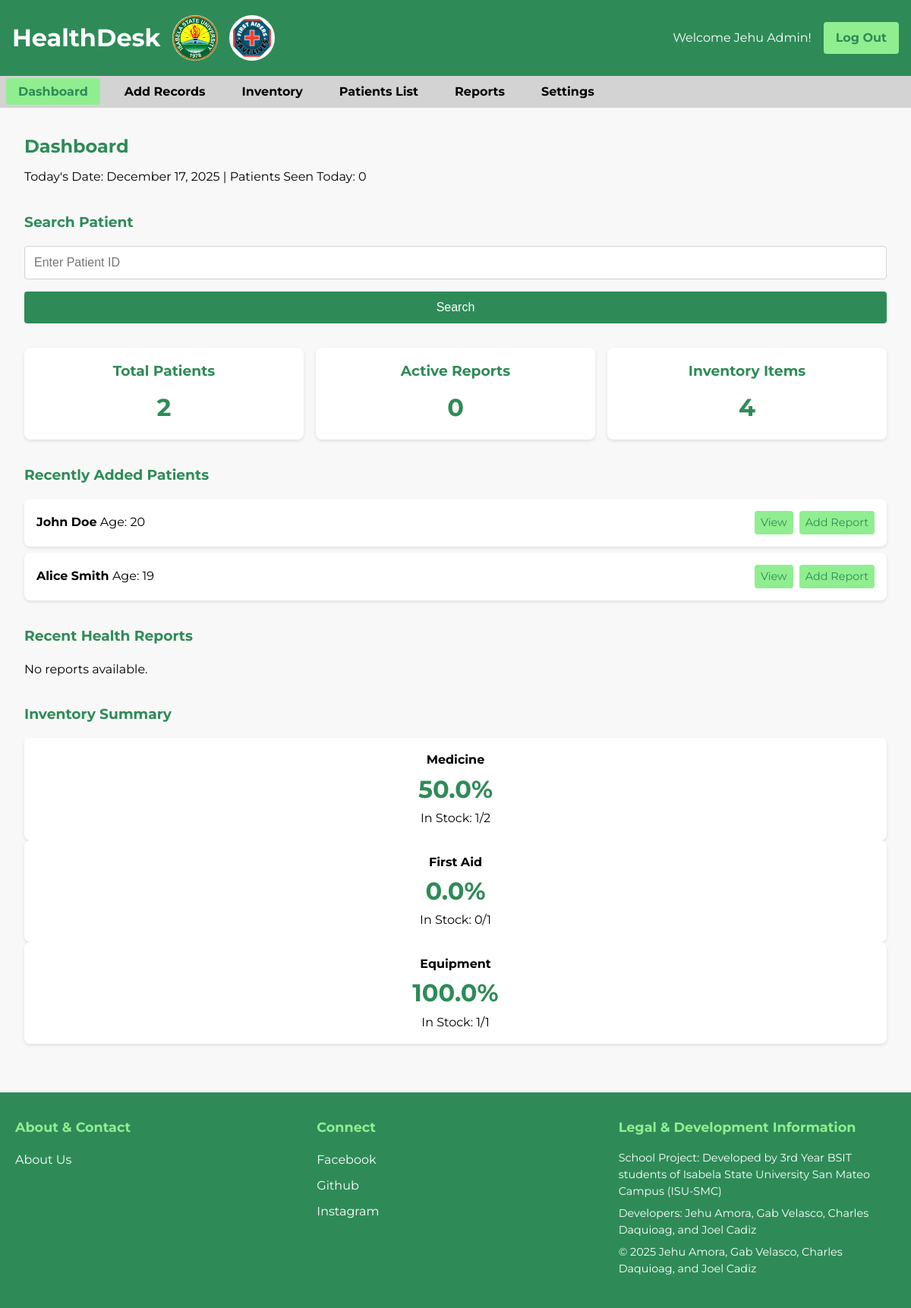
/dashboard.php (signed in), run on the app's committed database.
### tables this page shows
CREATE TABLE patients (
    patient_id INT AUTO_INCREMENT PRIMARY KEY,
    last_name VARCHAR(50) NOT NULL,
    first_name VARCHAR(50) NOT NULL,
    middle_name VARCHAR(50),
    age INT,
    sex ENUM('Male', 'Female', 'Other'),
    date_of_birth DATE,
    place_of_birth VARCHAR(100),
    home_address TEXT,
    citizenship VARCHAR(50),
    civil_status ENUM('Single', 'Married', 'Divorced', 'Widowed'),
    parent_guardian VARCHAR(100),
    contact_no VARCHAR(20),
 
    height DECIMAL(5,2), 
    weight DECIMAL(5,2), 
    bmi DECIMAL(4,2),
    bp VARCHAR(20), 
    temp DECIMAL(4,1), 
    pr INT, 
    rr INT, 
    heent TEXT, 
    chest TEXT,
    heart TEXT,
    lungs TEXT,
    abdomen TEXT,
    genital TEXT,
    skin TEXT,
    
    chronic_illness TEXT,
    allergies TEXT,
    operations TEXT,
    accidents_injuries TEXT,
    medicines_regular TEXT,
    created_at TIMESTAMP DEFAULT CURRENT_TIMESTAMP,
    updated_at TIMESTAMP DEFAULT CURRENT_TIMESTAMP ON UPDATE CURRENT_TIMESTAMP
);

### dashboard.php (the view, shortened to what this page needs)
<?php
$conn = getDBConnection();
$current_date = date('Y-m-d');
$stmt = $conn->prepare("SELECT COUNT(*) as today_patients FROM patients WHERE DATE(created_at) = ?");
$stmt->bind_param("s", $current_date);
$stmt->execute();
$today_patients = $stmt->get_result()->fetch_assoc()['today_patients'];
$patients_page = isset($_GET['patients_page']) ? (int)$_GET['patients_page'] : 1;
$patients_per_page = 5;
$patients_offset = ($patients_page - 1) * $patients_per_page;
$recent_patients = $conn->query("SELECT patient_id, first_name, last_name, age FROM patients ORDER BY created_at DESC LIMIT $patients_offset, $patients_per_page");
$reports_page = isset($_GET['reports_page']) ? (int)$_GET['reports_page'] : 1;
$reports_per_page = 5;
$reports_offset = ($reports_page - 1) * $reports_per_page;
$recent_reports = $conn->query("
    SELECT r.report_id, r.date, p.first_name, p.last_name, LEFT(r.report_content, 100) as summary
    FROM reports r
    JOIN patients p ON r.patient_id = p.patient_id
    ORDER BY r.date DESC LIMIT $reports_offset, $reports_per_page
");
$inventory_summary = $conn->query("
    SELECT category, COUNT(*) as total_items,
           SUM(CASE WHEN status = 'In Stock' THEN 1 ELSE 0 END) as in_stock,
           ROUND((SUM(CASE WHEN status = 'In Stock' THEN 1 ELSE 0 END) / COUNT(*)) * 100, 1) as percentage
    FROM inventory
    GROUP BY category
");
$total_patients = $conn->query("SELECT COUNT(*) FROM patients")->fetch_row()[0];
$active_reports = $conn->query("SELECT COUNT(*) FROM reports")->fetch_row()[0];
$total_inventory = $conn->query("SELECT COUNT(*) FROM inventory")->fetch_row()[0];
?>
<!DOCTYPE html>
<html lang="en">
<head>
    <link rel="stylesheet" href="css/style.css">
    <link rel="stylesheet" href="pagination_styles.css">
</head>
<body>
    <header class="header">
        <h1>HealthDesk <img
        src="isu_logo.png"
        alt="ISU Logo"
        style="width: auto; height: 60px; display: flex; margin-left: 15px;"
        >
        <img  src="first_aider.jpeg" alt="fa Logo"
        style="width: auto; height: 60px; display: flex; margin-left: 15px; border-radius: 60px;"
        >
        </h1>
        <div class="user-info">
            <span>Welcome <?php echo htmlspecialchars($_SESSION['name']); ?>!</span>
            <a href="logout.php" class="logout-btn">Log Out</a>
        </div>
    </header>
    <nav class="nav">
        <ul>
            <li><a href="dashboard.php" class="active">Dashboard</a></li>
            <li><a href="add_record.php">Add Records</a></li>
            <li><a href="inventory.php">Inventory</a></li>
            <li><a href="patients_list.php">Patients List</a></li>
            <li><a href="reports.php">Reports</a></li>
            <li><a href="settings.php">Settings</a></li>
        </ul>
    </nav>
    <main class="container dashboard">
        <div class="welcome-section">
            <h2>Dashboard</h2>
            <p>Today's Date: <?php echo date('F j, Y'); ?> | Patients Seen Today: <?php echo $today_patients; ?></p>
        </div>
        <div class="search-section">
            <h3>Search Patient</h3>
            <form class="form-group" method="GET" action="patient_record.php">
                <input type="text" id="search" name="student_id" placeholder="Enter Patient ID" required>
                <button class="submit-btn" type="submit">Search</button>
            </form>
        </div>
        <div class="stats-grid">
            <div class="stat-card">
                <h3>Total Patients</h3>
                <div class="number"><?php echo $total_patients; ?></div>
            </div>
            <div class="stat-card">
                <h3>Active Reports</h3>
                <div class="number"><?php echo $active_reports; ?></div>
            </div>
            <div class="stat-card">
                <h3>Inventory Items</h3>
                <div class="number"><?php echo $total_inventory; ?></div>
            </div>
        </div>
        <div class="recent-patients">
            <h3>Recently Added Patients</h3>
            <?php if ($recent_patients->num_rows > 0): ?>
                <?php while ($patient = $recent_patients->fetch_assoc()): ?>
                    <div class="patient-item">
                        <div>
                            <strong><?php echo htmlspecialchars($patient['first_name'] . ' ' . $patient['last_name']); ?></strong>
                            <span>Age: <?php echo $patient['age']; ?></span>
                        </div>
                        <div class="patient-actions">
                            <a href="patient_record.php?id=<?php echo $patient['patient_id']; ?>">View</a>
                            <a href="add_report.php?patient_id=<?php echo $patient['patient_id']; ?>">Add Report</a>
                        </div>
                    </div>
                <?php endwhile; ?>
            <?php else: ?>
                <p>No patients added yet.</p>
            <?php endif; ?>
        </div>
        <div class="recent-reports">
            <h3>Recent Health Reports</h3>
            <?php if ($recent_reports->num_rows > 0): ?>
                <?php while ($report = $recent_reports->fetch_assoc()): ?>
                    <div class="report-item">
                        <div>
                            <strong><?php echo htmlspecialchars($report['first_name'] . ' ' . $report['last_name']); ?></strong>
                            <p><?php echo htmlspecialchars($report['summary']); ?>...</p>
                            <small><?php echo date('M j, Y', strtotime($report['date'])); ?></small>
                        </div>
                    </div>
                <?php endwhile; ?>
            <?php else: ?>
                <p>No reports available.</p>
            <?php endif; ?>
        </div>
        <div class="inventory-summary">
            <h3>Inventory Summary</h3>
            <?php if ($inventory_summary->num_rows > 0): ?>
                <?php while ($category = $inventory_summary->fetch_assoc()): ?>
                    <div class="stat-card">
                        <h4><?php echo htmlspecialchars($category['category']); ?></h4>
                        <div class="number"><?php echo $category['percentage']; ?>%</div>
                        <p>In Stock: <?php echo $category['in_stock']; ?>/<?php echo $category['total_items']; ?></p>
                    </div>
                <?php endwhile; ?>
            <?php else: ?>
                <p>No inventory data available.</p>
            <?php endif; ?>
        </div>
    </main>
    <?php include 'includes/footer.php'; ?>
</body>
</html>

### css/style.css (style rules this page uses)
:root { --dark-green: #2E8B57; --light-green: #90EE90; --off-white: #F8F8F8; --grey: #D3D3D3; --white: #FFFFFF; --black: #000000; --error-red: #FF0000; --success-green: #28a745; }
* { margin: 0; padding: 0; box-sizing: border-box; }
button { outline: none !important; border: none; }
body { font-family: "Montserrat", sans-serif; background-color: var(--off-white); color: var(--black); line-height: 1.6; }
.container { max-width: 1200px; margin: 0 auto; padding: 20px; }
.header { background-color: var(--dark-green); color: var(--white); height: 100px; padding: 1rem; display: flex; justify-content: space-between; align-items: center; }
.header h1 { margin: 0; height: 60px; display: flex; align-items: center; }
.header img[alt="ISU Logo"] { border-radius: 50%; width: 60px; height: 60px; object-fit: cover; margin-left: 15px; }
.user-info { display: flex; align-items: center; gap: 1rem; }
.logout-btn { background-color: var(--light-green); color: var(--dark-green); padding: 0.5rem 1rem; text-decoration: none; border-radius: 4px; font-weight: bold; }
.nav { font-weight: bold; background-color: var(--grey); padding: 0.5rem; }
.nav ul { list-style: none; display: flex; gap: 1rem; }
.nav a { color: var(--black); text-decoration: none; padding: 0.5rem 1rem; border-radius: 4px; transition: background-color 0.3s; }
.nav a:hover, .nav a.active { background-color: var(--light-green); color: var(--dark-green); }
.dashboard { padding: 2rem; }
.welcome-section { margin-bottom: 2rem; }
.welcome-section h2 { color: var(--dark-green); margin-bottom: 0.5rem; }
.search-section { margin-bottom: 2rem; }
.search-section h3 { color: var(--dark-green); margin-bottom: 1rem; }
.stats-grid { display: grid; grid-template-columns: repeat(auto-fit, minmax(200px, 1fr)); gap: 1rem; margin-bottom: 2rem; }
.stat-card { background-color: var(--white); padding: 1rem; border-radius: 8px; box-shadow: 0 2px 4px rgba(0,0,0,0.1); text-align: center; }
.stat-card h3 { color: var(--dark-green); margin-bottom: 0.5rem; }
.stat-card .number { font-size: 2rem; font-weight: bold; color: var(--dark-green); }
.recent-patients, .recent-reports, .inventory-summary { margin-bottom: 2rem; }
.recent-patients h3, .recent-reports h3, .inventory-summary h3 { color: var(--dark-green); margin-bottom: 1rem; }
.patient-item, .report-item { background-color: var(--white); padding: 1rem; margin-bottom: 0.5rem; border-radius: 8px; box-shadow: 0 2px 4px rgba(0,0,0,0.1); display: flex; justify-content: space-between; align-items: center; }
.patient-actions { display: flex; gap: 0.5rem; }
.patient-actions a { background-color: var(--light-green); color: var(--dark-green); padding: 0.25rem 0.5rem; text-decoration: none; border-radius: 4px; font-size: 0.9rem; }
.form-group { display: flex; flex-direction: column; }
.form-group input { padding: 0.75rem; border: 1px solid var(--grey); border-radius: 4px; font-size: 1rem; }
.form-group input, .form-group select, .form-group textarea { padding: 0.75rem; border: 1px solid var(--grey); border-radius: 4px; font-size: 1rem; }
.submit-btn { background-color: var(--dark-green); color: var(--white); padding: 0.75rem 2rem; border: none; border-radius: 4px; font-size: 1rem; cursor: pointer; margin-top: 1rem; }

### data on the page
patients: first_name+last_name "John Doe", age "20"
patients: first_name+last_name "Alice Smith", age "19"

### other printed values
$_SESSION['name'] "Jehu Admin"
$today_patients "0"
$total_patients "2"
$active_reports "0"
$total_inventory "4"
$category['category'] "Medicine"
$category['percentage'] "50.0"
$category['in_stock'] "1"
$category['total_items'] "2"
$category['category'] "First Aid"
$category['percentage'] "0.0"
$category['in_stock'] "0"
$category['total_items'] "1"
$category['category'] "Equipment"
$category['percentage'] "100.0"
